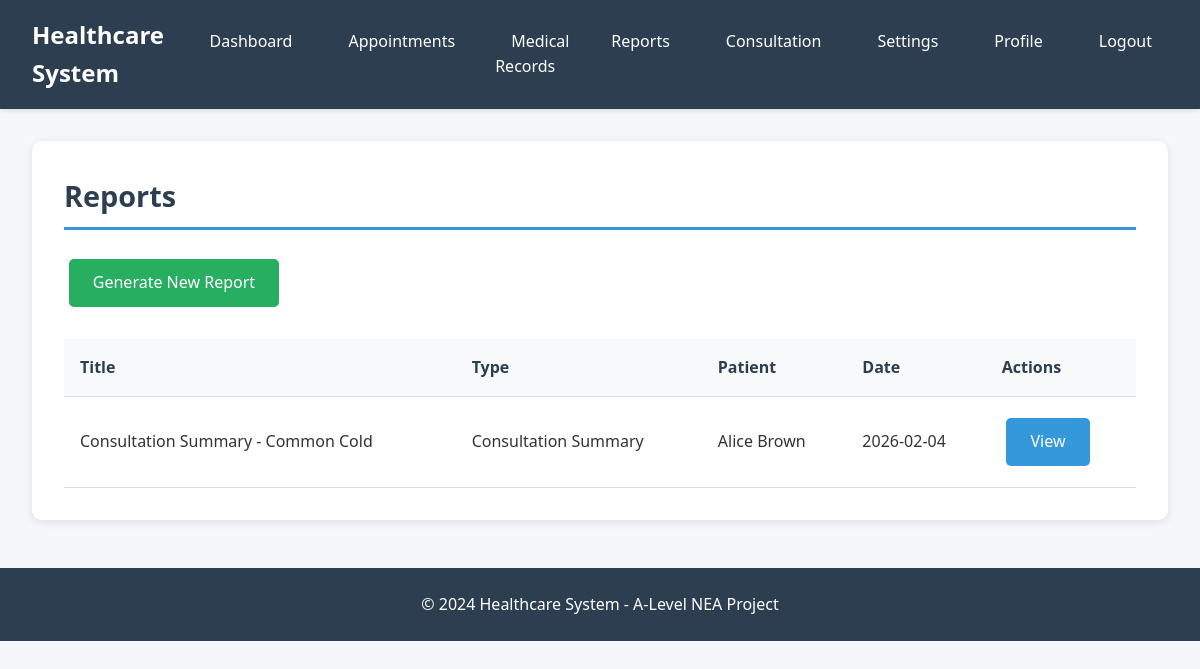
The app's page /reports/ (signed in) with its own data.
### reports/models.py (models this page shows, shortened)
class Report(models.Model):
    REPORT_TYPE_CHOICES = [
        ('consultation', 'Consultation Summary'),
        ('prescription', 'Prescription'),
        ('lab', 'Lab Report'),
        ('medical_history', 'Medical History'),
    ]
    patient = models.ForeignKey(PatientProfile, on_delete=models.CASCADE, related_name='reports')
    doctor = models.ForeignKey(DoctorProfile, on_delete=models.SET_NULL, null=True, related_name='generated_reports')
    medical_record = models.ForeignKey(MedicalRecord, on_delete=models.CASCADE, null=True, blank=True, related_name='reports')
    report_type = models.CharField(max_length=20, choices=REPORT_TYPE_CHOICES)
    title = models.CharField(max_length=200)
    content = models.TextField()
    file_path = models.FileField(upload_to='reports/', blank=True, null=True)
    created_at = models.DateTimeField(auto_now_add=True)
    class Meta:
        ordering = ['-created_at']

### accounts/models.py (models this page shows, shortened)
class PatientProfile(models.Model):
    user_profile = models.OneToOneField(UserProfile, on_delete=models.CASCADE, related_name='patient_info')
    blood_group = models.CharField(max_length=5, blank=True)
    emergency_contact = models.CharField(max_length=15, blank=True)
    emergency_contact_name = models.CharField(max_length=100, blank=True)
    allergies = models.TextField(blank=True)
    chronic_conditions = models.TextField(blank=True)

class UserProfile(models.Model):
    USER_TYPE_CHOICES = [
        ('doctor', 'Doctor'),
        ('patient', 'Patient'),
    ]
    user = models.OneToOneField(User, on_delete=models.CASCADE, related_name='profile')
    user_type = models.CharField(max_length=10, choices=USER_TYPE_CHOICES)
    phone_number = models.CharField(max_length=15, blank=True)
    date_of_birth = models.DateField(null=True, blank=True)
    address = models.TextField(blank=True)
    profile_picture = models.ImageField(upload_to='profile_pics/', blank=True, null=True)
    created_at = models.DateTimeField(auto_now_add=True)
    updated_at = models.DateTimeField(auto_now=True)
    email_notifications = models.BooleanField(default=True)
    sms_notifications = models.BooleanField(default=False)

### reports/views.py (the view)
# urls.py: path('', views.reports_list, name='reports_list'),
@login_required
def reports_list(request):
    user_profile = UserProfile.objects.get(user=request.user)
    if user_profile.user_type == 'doctor':
        doctor_profile = DoctorProfile.objects.get(user_profile=user_profile)
        reports = Report.objects.filter(doctor=doctor_profile)
    else:
        patient_profile = PatientProfile.objects.get(user_profile=user_profile)
        reports = Report.objects.filter(patient=patient_profile)
    context = {
        'reports': reports,
        'user_profile': user_profile,
    }
    return render(request, 'reports/reports_list.html', context)

### templates/reports/reports_list.html (shortened to what this page needs)
{% extends 'base.html' %}
{% block content %}
<div class="card">
    <h2 class="card-header">Reports</h2>
    {% if user_profile.user_type == 'doctor' %}
    <a href="{% url 'reports:generate_report' %}" class="btn btn-success" style="margin-bottom: 1rem;">Generate New Report</a>
    {% endif %}
    {% if reports %}
    <table>
        <thead>
            <tr>
                <th>Title</th>
                <th>Type</th>
                {% if user_profile.user_type == 'doctor' %}
                <th>Patient</th>
                {% else %}
                <th>Doctor</th>
                {% endif %}
                <th>Date</th>
                <th>Actions</th>
            </tr>
        </thead>
        <tbody>
            {% for report in reports %}
            <tr>
                <td>{{ report.title }}</td>
                <td>{{ report.get_report_type_display }}</td>
                {% if user_profile.user_type == 'doctor' %}
                <td>{{ report.patient.user_profile.user.get_full_name }}</td>
                {% else %}
                <td>Dr. {{ report.doctor.user_profile.user.get_full_name }}</td>
                {% endif %}
                <td>{{ report.created_at|date:"Y-m-d" }}</td>
                <td>
                    <a href="{% url 'reports:report_detail' report.id %}" class="btn">View</a>
                </td>
            </tr>
            {% endfor %}
        </tbody>
    </table>
    {% else %}
    <p>No reports found.</p>
    {% endif %}
</div>
{% endblock %}

### templates/base.html (style rules this page uses)
* { margin: 0; padding: 0; box-sizing: border-box; }
body { font-family: 'Segoe UI', Tahoma, Geneva, Verdana, sans-serif; background-color: #f5f7fa; color: #333; line-height: 1.6; }
.card { background: white; border-radius: 10px; padding: 2rem; margin-bottom: 2rem; box-shadow: 0 2px 10px rgba(0,0,0,0.1); }
.card-header { font-size: 1.8rem; margin-bottom: 1.5rem; color: #2c3e50; border-bottom: 3px solid #3498db; padding-bottom: 0.5rem; }
.btn { display: inline-block; padding: 0.7rem 1.5rem; background-color: #3498db; color: white; text-decoration: none; border-radius: 5px; border: none; cursor: pointer; font-size: 1rem; transition: background-color 0.3s; margin: 0.3rem; }
.btn-success { background-color: #27ae60; }
table { width: 100%; border-collapse: collapse; margin-top: 1rem; }
table th, table td { padding: 1rem; text-align: left; border-bottom: 1px solid #ddd; }
table th { background-color: #f8f9fa; font-weight: 600; color: #2c3e50; }

### records on screen
Report: title "Consultation Summary - Common Cold", report_type "Consultation Summary", patient.user_profile.user.get_full_name "Alice Brown", created_at "2026-02-04"
